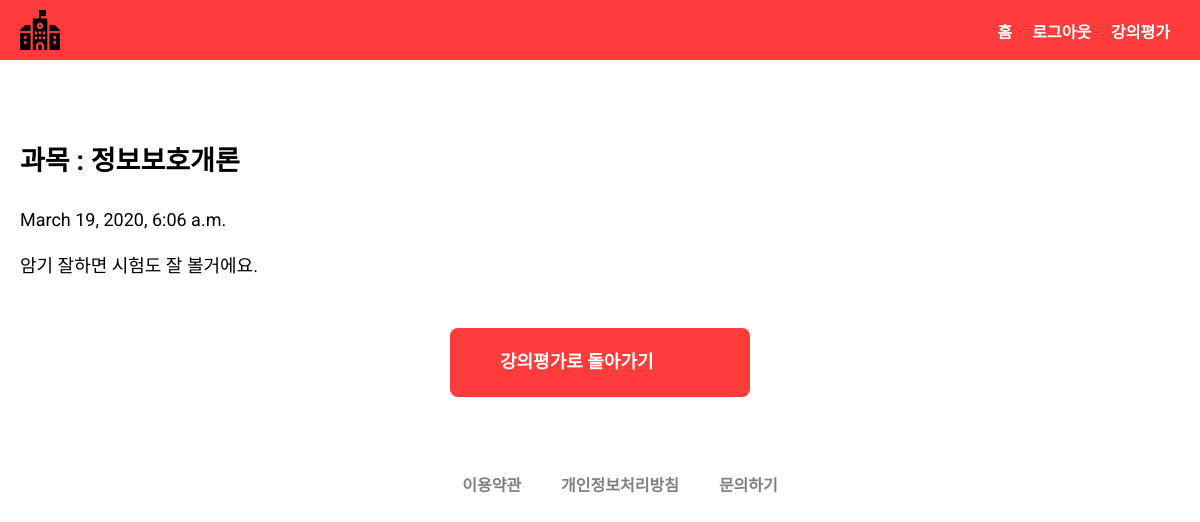
The page /user/30/ on the database its author committed.
### ouruser/models.py (models this page shows, shortened)
class Blog(models.Model):
    title= models.CharField(max_length=100, verbose_name = '제목')
    pub_date = models.DateTimeField(auto_now_add=True, verbose_name = '게시일시')
    body= models.TextField(max_length=5000, verbose_name = '내용')

### ouruser/views.py (the view)
# urls.py: path('<int:blog_id>/', views.detail, name='detail'),
def detail(request, blog_id):
    details = get_object_or_404(Blog, pk = blog_id)
    return render(request, 'detail.html', {'details':details})

### ouruser/templates/detail.html (shortened to what this page needs)
{% extends 'base.html' %}
{% block contents %}
    <br>
    <body>
 <div class="container">
  <br>
    <h2> 과목 : {{ details.title }} </h2>
    <p> {{ details.pub_date }} </p>
    <p> {{ details.body }} </p>
    <br>
    <a href="{% url 'home' %}" class="cta">강의평가로 돌아가기</a>
 </div>
 {% endblock %}

### static/css/index_style.css (style rules this page uses)
*, *::before, *::after { box-sizing: border-box; }
html { font-size: 10px; }
body { min-width: 1060px; font-size: 1.8rem; line-height: 1.6; font-family: Roboto, Avenir, sans-serif; }
a { text-decoration: none; }
.container { max-width: 1400px; margin: 0 auto; padding: 0 20px; position: relative; }
.cta { color: white; width: 300px; font-weight: 800; margin: 0 auto 60px; display: block; padding: 20px 50px; border-radius: 8px; background: rgb(255, 60, 60); }

### rows shown on the page
Blog: title "정보보호개론", pub_date "March 19, 2020, 6:06 a.m.", body "암기 잘하면 시험도 잘 볼거에요."
